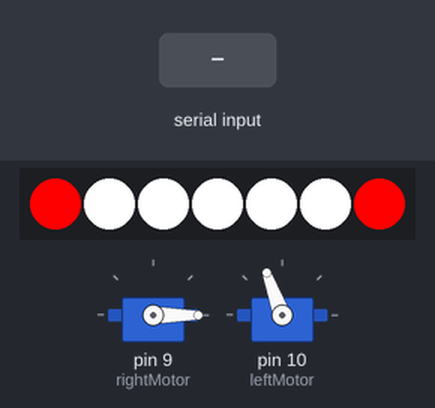
The sketch below on a simulated Arduino Uno, built with avr-gcc and run on an emulated ATmega328P. Parts: 2 × servo, 7 RGB LEDs in strip order, left to right. The test bench sets the inputs (shaded band). What the sketch prints to the serial monitor is not drawn.

Above: at 7.4 s.
7.5 s: "<90,45,200>" received over the second serial link
At 8.0 s:
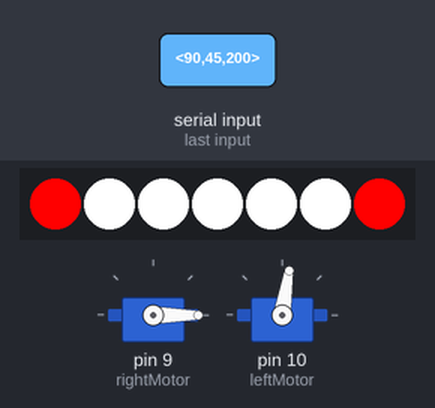
9.0 s: "<30,150,10>" received over the second serial link
At 10.2 s:
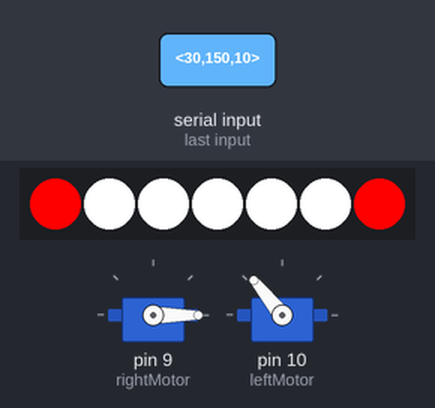
10.5 s: "<5>" received over the second serial link
At 11.5 s:
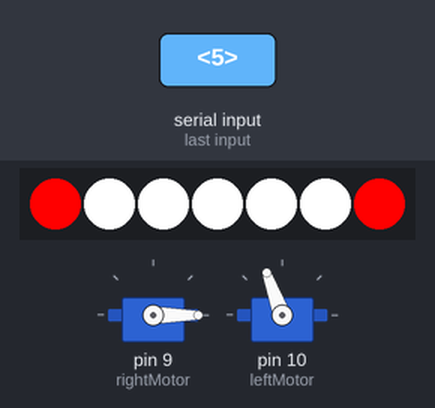
Timing chart, 0 to 13.5 s (numbered marks = the images above; inputs shaded):
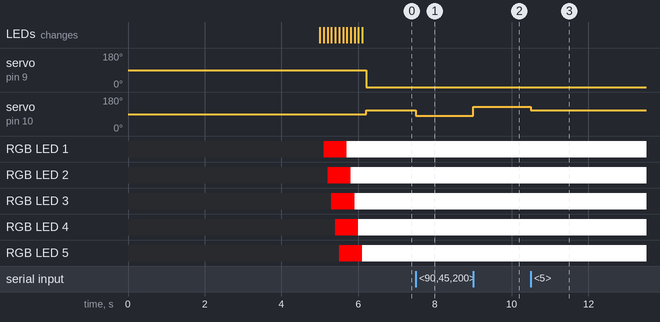

The sketch:

Car_Code_v7.ino
```cpp
/*
 * ENR 281 Enginnering Design Lab
 * Red Team Car Code
 * Receiver V7.5.2 from 4/12/2021
 */

#include <PWMServo.h> //Include PWMServo library. This library was used because it avoids a conflict with SoftwareSerial
#include<SoftwareSerial.h> //Include SoftwareSerial library to comunicate with HC-12 wireless radio
#include <Adafruit_NeoPixel.h> //Include Neopixel library to control addresable LED strip used in our headlights.

#define PIN 6 //Pin to control LED lights
#define NUMPIXELS 7 //Number of LED lights
Adafruit_NeoPixel pixels(NUMPIXELS, PIN, NEO_GRB + NEO_KHZ800); //Setup for LED lights

SoftwareSerial radioSerial(3,4); //Set Software Serial pins
PWMServo rightMotor; //Add right motor
PWMServo leftMotor; //Add left motor

//Serial communications variables
const byte numChars = 32;
char receivedChars[numChars];
char tempChars[numChars];
boolean newData = false;
char incommingData[numChars] = {0};

//Variables for joystick inputs
int throttle = 90;
int steering = 90;
long int xpos;
long int ypos;

//Motor speed control pins and variables
int lspeed = 0;
int rspeed = 0;
int turn;
int speed;

//Setup
void setup() {
  Serial.begin(9600); //Open serial for debugging
  rightMotor.attach(9); //Attach right motor
  leftMotor.attach(10); //Attach left motor
  rightMotor.write(90); //Set motor to stopped
  leftMotor.write(90); //Set motor to stopped
  delay(5000); //Wait for motor controller to initialize

      while (!Serial){}; //Wait for serial to open
      Serial.println("POWER ON"); //Print power on message
      radioSerial.begin(9600); //Open connection to wireless radio
      pixels.begin(); //Initialize LED strip

//Set up the lights with a nice little animation
for(int i=0; i<NUMPIXELS; i++) {
    pixels.setPixelColor(i, pixels.Color(255, 0, 0));
    pixels.show();
    delay(100);
  }
for(int i=1; i<6; i++) {
    pixels.setPixelColor(i, pixels.Color(255, 255, 255));
    pixels.show();
    delay(100);
  }
}

//Main loop
void loop() {
//Receive data from radio
recvWithStartEndMarkers();
    if (newData == true) {
        strcpy(tempChars, receivedChars);
        parseData();
        newData = false;
    }

//Map incomming data
throttle = map(xpos,0,1023,20,160);
steering = map(ypos,0,1023,0,180);

//Get distance from center with abs()
turn = abs(90-steering);
speed = abs(90-throttle);

//steering limiter (Currently Disabled)
//if (turn > speed){
//  turn = speed;
//}


//Motor speed control
//Mixing throttle and steering to get motor speeds

//Forward
if (throttle > 91 ){
  //Right
  if (steering > 91){
    lspeed=throttle-turn;
    rspeed=throttle+turn;
    //Left
  }else if (steering < 89){
    lspeed=throttle+turn;
    rspeed=throttle-turn;
  }else{
    //No turn
    lspeed=throttle;
    rspeed=throttle;
  }
  //Backwards
}else if (throttle < 89){
  //Right
  if (steering > 92){
    lspeed=throttle+turn;
    rspeed=throttle-turn;
    //Left
  }else if (steering < 88){
    lspeed=throttle-turn;
    rspeed=throttle+turn;
  }else{
    //No turn
    lspeed=throttle;
    rspeed=throttle;
  }
}else{
  //Not moving forward, pivot in place
  if (steering < 90){
    lspeed=90+turn;
    rspeed=90-turn;
  }else{
    lspeed=90-turn;
    rspeed=90+turn;
  }
}


//Send speed values to motor controllers
rightMotor.write(lspeed);
leftMotor.write(rspeed);

//Debugging output (Disabled unless needed)
//Serial.print("L:");
//Serial.print(lspeed);
//Serial.print("R:");
//Serial.println(rspeed);
//Serial.println(steering);

/*
Serial.print("T:");
Serial.println(throttle);
Serial.print("S:");
Serial.println(steegring);
*/
}


//Handle incomming data
void recvWithStartEndMarkers() {
    static boolean recvInProgress = false;
    static byte ndx = 0;
    char startMarker = '<';
    char endMarker = '>';
    char rc;
    while (radioSerial.available() > 0 && newData == false) {
        rc = radioSerial.read();
        if (recvInProgress == true) {
            if (rc != endMarker) {
                receivedChars[ndx] = rc;
                ndx++;
                if (ndx >= numChars) {
                    ndx = numChars - 1;
                }
            }
            else {
                receivedChars[ndx] = '\0';
                recvInProgress = false;
                ndx = 0;
                newData = true;
            }
        }
        else if (rc == startMarker) {
            recvInProgress = true;
        }
    }
}

//Parse data function
void parseData() {      // split the data into parts
    char * strtokIndx; // this is used by strtok() as an index
    strtokIndx = strtok(tempChars,",");      // get the first part - the string
    strcpy(incommingData, strtokIndx); // copy it to incommingData
    strtokIndx = strtok(NULL, ","); // this continues where the previous call left off
    xpos = atoi(strtokIndx);     // convert this part to an integer
    strtokIndx = strtok(NULL, ",");
    ypos = atoi(strtokIndx);     // convert this part to a float
}


//Print data to Serial
void showParsedData() {
    Serial.print("A:");
    Serial.println(throttle);
    Serial.print("B:");
    Serial.println(steering);
}
```

Measured:
- after the input at 7.5 s, servo on pin 10 (leftMotor): 110° → 81° at once
- after the input at 9.0 s, servo on pin 10 (leftMotor): 81° → 129° at once
- after the input at 10.5 s, servo on pin 10 (leftMotor): 129° → 110° at once
